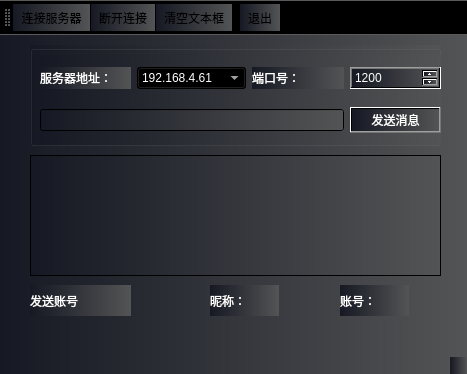
<?xml version="1.0" encoding="UTF-8"?>
<ui version="4.0">
 <class>tcpclient</class>
 <widget class="QMainWindow" name="tcpclient">
  <property name="geometry">
   <rect>
    <x>0</x>
    <y>0</y>
    <width>467</width>
    <height>374</height>
   </rect>
  </property>
  <property name="windowTitle">
   <string>MainWindow</string>
  </property>
  <property name="styleSheet">
   <string notr="true">background-color: rgb(22,24,35);

background-color: qlineargradient(spread:pad, x1:0, y1:0, x2:1, y2:0, stop:0 rgba(22,24,35, 255), stop:1 rgba(82,84,85, 255));

</string>
  </property>
  <widget class="QWidget" name="centralwidget">
   <widget class="QGroupBox" name="groupBox">
    <property name="geometry">
     <rect>
      <x>30</x>
      <y>10</y>
      <width>411</width>
      <height>101</height>
     </rect>
    </property>
    <property name="title">
     <string/>
    </property>
    <widget class="QWidget" name="layoutWidget">
     <property name="geometry">
      <rect>
       <x>10</x>
       <y>10</y>
       <width>401</width>
       <height>90</height>
      </rect>
     </property>
     <layout class="QGridLayout" name="gridLayout">
      <item row="0" column="3">
       <widget class="QSpinBox" name="spinPort">
        <property name="minimumSize">
         <size>
          <width>0</width>
          <height>0</height>
         </size>
        </property>
        <property name="styleSheet">
         <string notr="true">color: rgb(255, 255, 255);</string>
        </property>
        <property name="minimum">
         <number>1</number>
        </property>
        <property name="maximum">
         <number>65535</number>
        </property>
        <property name="value">
         <number>1200</number>
        </property>
       </widget>
      </item>
      <item row="0" column="0">
       <widget class="QLabel" name="label">
        <property name="styleSheet">
         <string notr="true">color: rgb(255, 255, 255);</string>
        </property>
        <property name="text">
         <string>服务器地址：</string>
        </property>
       </widget>
      </item>
      <item row="1" column="3">
       <widget class="QPushButton" name="btnSend">
        <property name="styleSheet">
         <string notr="true">color: rgb(255, 255, 255);</string>
        </property>
        <property name="text">
         <string>发送消息</string>
        </property>
       </widget>
      </item>
      <item row="0" column="1">
       <widget class="QComboBox" name="comboServer">
        <property name="styleSheet">
         <string notr="true">color: rgb(255, 255, 255);</string>
        </property>
        <item>
         <property name="text">
          <string>192.168.4.61</string>
         </property>
        </item>
        <item>
         <property name="text">
          <string>192.168.1.134</string>
         </property>
        </item>
        <item>
         <property name="text">
          <string>192.168.1.170</string>
         </property>
        </item>
        <item>
         <property name="text">
          <string>10.6.107.147</string>
         </property>
        </item>
        <item>
         <property name="text">
          <string>127.0.0.1</string>
         </property>
        </item>
       </widget>
      </item>
      <item row="1" column="0" colspan="3">
       <widget class="QLineEdit" name="editMsg">
        <property name="styleSheet">
         <string notr="true">color: rgb(255, 255, 255);</string>
        </property>
       </widget>
      </item>
      <item row="0" column="2">
       <widget class="QLabel" name="label_2">
        <property name="styleSheet">
         <string notr="true">color: rgb(255, 255, 255);</string>
        </property>
        <property name="text">
         <string>端口号：</string>
        </property>
       </widget>
      </item>
     </layout>
    </widget>
   </widget>
   <widget class="QPlainTextEdit" name="textEdit">
    <property name="geometry">
     <rect>
      <x>30</x>
      <y>120</y>
      <width>411</width>
      <height>121</height>
     </rect>
    </property>
    <property name="styleSheet">
     <string notr="true">color: rgb(255, 255, 255);
font: 10pt &quot;Microsoft YaHei UI&quot;;</string>
    </property>
    <property name="plainText">
     <string/>
    </property>
   </widget>
   <widget class="QLabel" name="labNum">
    <property name="geometry">
     <rect>
      <x>340</x>
      <y>250</y>
      <width>69</width>
      <height>31</height>
     </rect>
    </property>
    <property name="styleSheet">
     <string notr="true">color: rgb(255, 255, 255);
font: 12pt &quot;Microsoft YaHei UI&quot;;</string>
    </property>
    <property name="text">
     <string>账号：</string>
    </property>
   </widget>
   <widget class="QLabel" name="labName">
    <property name="geometry">
     <rect>
      <x>210</x>
      <y>250</y>
      <width>69</width>
      <height>31</height>
     </rect>
    </property>
    <property name="styleSheet">
     <string notr="true">color: rgb(255, 255, 255);
font: 12pt &quot;Microsoft YaHei UI&quot;;</string>
    </property>
    <property name="text">
     <string>昵称：</string>
    </property>
   </widget>
   <widget class="QLabel" name="labname">
    <property name="geometry">
     <rect>
      <x>30</x>
      <y>250</y>
      <width>101</width>
      <height>31</height>
     </rect>
    </property>
    <property name="styleSheet">
     <string notr="true">color: rgb(255, 255, 255);
font: 12pt &quot;Microsoft YaHei UI&quot;;</string>
    </property>
    <property name="text">
     <string>发送账号</string>
    </property>
   </widget>
  </widget>
  <widget class="QStatusBar" name="statusBar"/>
  <widget class="QToolBar" name="toolBar">
   <property name="windowTitle">
    <string>toolBar</string>
   </property>
   <property name="toolButtonStyle">
    <enum>Qt::ToolButtonTextUnderIcon</enum>
   </property>
   <attribute name="toolBarArea">
    <enum>TopToolBarArea</enum>
   </attribute>
   <attribute name="toolBarBreak">
    <bool>false</bool>
   </attribute>
   <addaction name="actConnect"/>
   <addaction name="actDisconnect"/>
   <addaction name="actClear"/>
   <addaction name="separator"/>
   <addaction name="actQuit"/>
  </widget>
  <action name="actConnect">
   <property name="icon">
    <iconset resource="res.qrc">
     <normaloff>:/TCP/images/051.JPG</normaloff>:/TCP/images/051.JPG</iconset>
   </property>
   <property name="text">
    <string>连接服务器</string>
   </property>
   <property name="toolTip">
    <string>连接服务器</string>
   </property>
   <property name="menuRole">
    <enum>QAction::NoRole</enum>
   </property>
  </action>
  <action name="actDisconnect">
   <property name="icon">
    <iconset resource="res.qrc">
     <normaloff>:/TCP/images/072.JPG</normaloff>:/TCP/images/072.JPG</iconset>
   </property>
   <property name="text">
    <string>断开连接</string>
   </property>
   <property name="menuRole">
    <enum>QAction::NoRole</enum>
   </property>
  </action>
  <action name="actClear">
   <property name="icon">
    <iconset resource="res.qrc">
     <normaloff>:/TCP/images/212.bmp</normaloff>:/TCP/images/212.bmp</iconset>
   </property>
   <property name="text">
    <string>清空文本框</string>
   </property>
   <property name="menuRole">
    <enum>QAction::NoRole</enum>
   </property>
  </action>
  <action name="actQuit">
   <property name="icon">
    <iconset resource="res.qrc">
     <normaloff>:/TCP/images/132.bmp</normaloff>:/TCP/images/132.bmp</iconset>
   </property>
   <property name="text">
    <string>退出</string>
   </property>
   <property name="menuRole">
    <enum>QAction::NoRole</enum>
   </property>
  </action>
 </widget>
 <resources>
  <include location="res.qrc"/>
 </resources>
 <connections/>
</ui>
